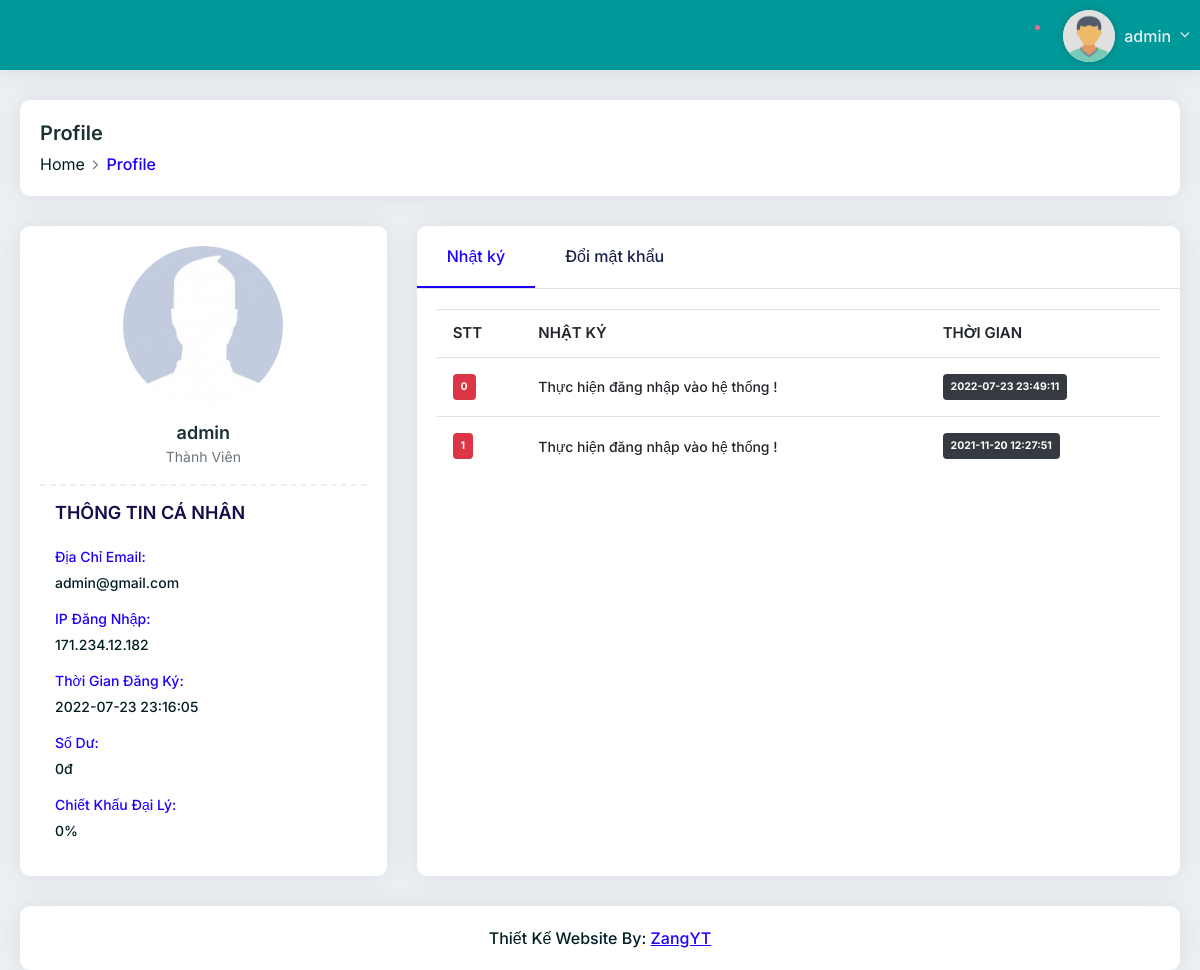
Screenshot of /public/Profile.php (signed in) with the database file from the repository.
### tables this page shows
CREATE TABLE `users` (
  `id` int(11) NOT NULL,
  `code` varchar(32) DEFAULT NULL,
  `username` varchar(32) DEFAULT NULL,
  `email` text,
  `password` varchar(32) DEFAULT NULL,
  `money` int(11) DEFAULT '0',
  `total_nap` int(11) DEFAULT '0',
  `level` varchar(32) DEFAULT NULL,
  `ck` float DEFAULT '0',
  `createdate` datetime DEFAULT NULL,
  `ip` text,
  `banned` int(11) NOT NULL DEFAULT '0',
  `fullname` text,
  `token` varchar(64) DEFAULT NULL,
  `ref` varchar(64) DEFAULT NULL
);

CREATE TABLE `log` (
  `id` int(11) NOT NULL,
  `username` varchar(32) NOT NULL,
  `content` text NOT NULL,
  `createdate` datetime NOT NULL
);

### config.php (called while the page is built, shortened)
<?php
$ketnoi = mysqli_connect(LOCALHOST,USERNAME,PASSWORD,DATABASE);
$ketnoi->query("set names 'utf8'");
if(isset($_SESSION['username']))
{
    $my_username = $_SESSION['username'];
    $user = $ketnoi->query("SELECT * FROM users WHERE username = '$my_username' ")->fetch_array();
}
function format_cash($price)
{
    return str_replace(",", ".", number_format($price));
}
?>

### public/Profile.php (the view, shortened to what this page needs)
<?php require_once('../head.php');?>
<?php require_once('../sidebar.php');?>
<div class="main-container">
    <div class="pd-ltr-20 xs-pd-20-10">
        <div class="min-height-200px">
            <div class="page-header">
                <div class="row">
                    <div class="col-md-12 col-sm-12">
                        <div class="title">
                            <h4>Profile</h4>
                        </div>
                        <nav aria-label="breadcrumb" role="navigation">
                            <ol class="breadcrumb">
                                <li class="breadcrumb-item"><a href="/">Home</a></li>
                                <li class="breadcrumb-item active" aria-current="page">Profile</li>
                            </ol>
                        </nav>
                    </div>
                </div>
            </div>
            <div class="row">
                <div class="col-xl-4 col-lg-4 col-md-4 col-sm-12 mb-30">
                    <div class="pd-20 card-box height-100-p">
                        <div class="profile-photo">
                            <img src="/vendors/images/photo1.jpg" alt="" class="avatar-photo">
                        </div>
                        <h5 class="text-center h5 mb-0"><?=$user['username'];?></h5>
                        <p class="text-center text-muted font-14">Thành Viên </p>
                        <div class="profile-info">
                            <h5 class="mb-20 h5 text-blue">THÔNG TIN CÁ NHÂN</h5>
                            <ul>
                                <li>
                                    <span>Địa Chỉ Email:</span>
                                    <?=$user['email'];?>
                                </li>
                                <li>
                                    <span>IP Đăng Nhập:</span>
                                    <?=$user['ip'];?>
                                </li>
                                <li>
                                    <span>Thời Gian Đăng Ký:</span>
                                    <?=$user['createdate'];?>
                                </li>
                                <li>
                                    <span>Số Dư:</span>
                                    <?=format_cash($user['money']);?>đ
                                </li>
                                <li>
                                    <span>Chiết Khấu Đại Lý:</span>
                                    <?=$user['ck'];?>%
                                </li>
                            </ul>
                        </div>
                    </div>
                </div>
                <div class="col-xl-8 col-lg-8 col-md-8 col-sm-12 mb-30">
                    <div class="card-box height-100-p overflow-hidden">
                        <div class="profile-tab height-100-p">
                            <div class="tab height-100-p">
                                <ul class="nav nav-tabs customtab" role="tablist">
                                    <li class="nav-item">
                                        <a class="nav-link active" data-toggle="tab" href="#timeline" role="tab">Nhật
                                            ký</a>
                                    </li>
                                    <li class="nav-item">
                                        <a class="nav-link" data-toggle="tab" href="#setting" role="tab">Đổi mật
                                            khẩu</a>
                                    </li>
                                </ul>
                                <div class="tab-content">
                                    <div class="tab-pane fade show active" id="timeline" role="tabpanel">
                                        <div class="pd-20">
                                            <table class="table hover multiple-select-row nowrap">
                                                <thead>
                                                    <tr>
                                                        <th class="table-plus datatable-nosort">STT</th>
                                                        <th>NHẬT KÝ</th>
                                                        <th>THỜI GIAN</th>
                                                    </tr>
                                                </thead>
                                                <tbody>
                                                    <?php $i = 0; $result = $ketnoi->query("SELECT * FROM `log` WHERE `username` = '".$user['username']."' ORDER BY id desc"); while($row = $result->fetch_assoc() ){ ?>
                                                    <tr>
                                                        <td><span class="badge badge-danger"><?=$i;?>
                                                                <?php $i++;?></span></td>
                                                        <td><?=$row['content'];?></td>
                                                        <td><span
                                                                class="badge badge-dark"><?=$row['createdate'];?></span>
                                                        </td>
                                                    </tr>
                                                    <?php }?>
                                                </tbody>
                                            </table>
                                        </div>
                                    </div>
                                </div>
                            </div>
                        </div>
                    </div>
                </div>
            </div>
        </div>
        <?php require_once('../foot.php');?>

### head.php (shortened to what this page needs)
<?php require_once('config.php'); ?>
<!DOCTYPE html>
<html>
<head>
    <link rel="stylesheet" type="text/css" href="/vendors/styles/icon-font.min.css">
    <link rel="stylesheet" type="text/css" href="/vendors/styles/core.css">
    <link rel="stylesheet" type="text/css" href="/src/plugins/datatables/css/dataTables.bootstrap4.min.css">
    <link rel="stylesheet" type="text/css" href="/src/plugins/datatables/css/responsive.bootstrap4.min.css">
    <link rel="stylesheet" type="text/css" href="/vendors/styles/style.css">
</head>

### sidebar.php (shortened to what this page needs)
<body class="header-dark sidebar-dark">
   <div class="header" style="background: #009999">
        <div class="header-left">
            <div class="menu-icon dw dw-menu" style="color:#fff"></div>
        </div>
        <div class="header-right">
            <div class="user-notification">
                <div class="dropdown">
                    <a class="dropdown-toggle no-arrow" href="#" role="button" data-toggle="dropdown">
                        <i class="icon-copy dw dw-notification"></i>
                        <span class="badge notification-active"></span>
                    </a>
                </div>
            </div>
            <div class="user-info-dropdown">
                <div class="dropdown">
                    <a class="dropdown-toggle" href="#" role="button" data-toggle="dropdown">
                        <span class="user-icon">
                            <img src="/img/peo.png" alt="">
                        </span>
                        <span class="user-name"><?=$user['username'];?></span>
                    </a>
                </div>
            </div>
        </div>
    </div>

### foot.php (shortened to what this page needs)
<div class="footer-wrap pd-20 mb-20 card-box">
    Thiết Kế Website By: <a href="https://www.youtube.com/channel/UCkyBC3_XyBB_wFoNVRY413g" target="_blank">ZangYT</a>
</div>
</div>
</div>
</body>
</html>

### head.php (style rules this page uses)
.text-blue { color: #110d49; }

### rows the page displays
users: username "admin", email "admin@gmail.com", ip "171.234.12.182", createdate "2022-07-23 23:16:05", money "0", ck "0"
log: content "Thực hiện đăng nhập vào hệ thống !", createdate "2022-07-23 23:49:11"
log: content "Thực hiện đăng nhập vào hệ thống !", createdate "2021-11-20 12:27:51"
